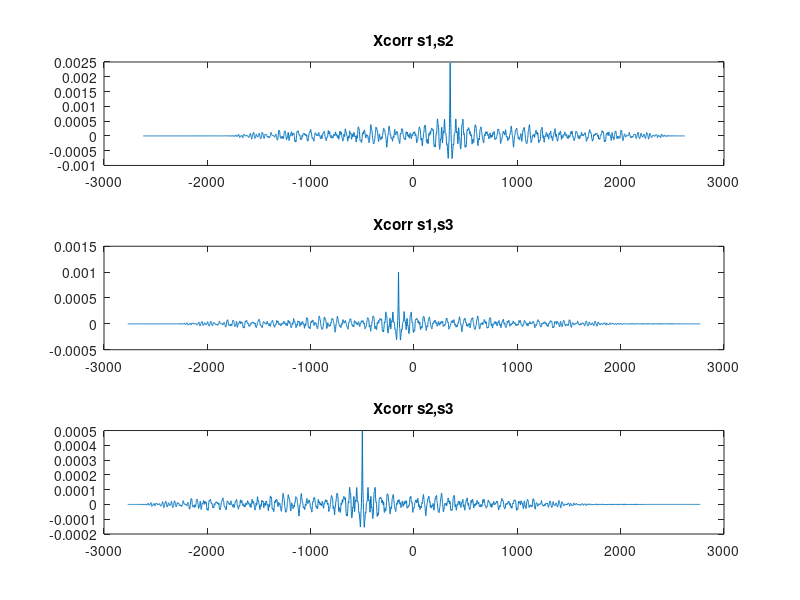

This chart was generated by the following MATLAB code:
load('sensor_data.mat');

[a, lag1] = xcorr(s1,s2);
[b, lag2] = xcorr(s1, s3);
[c, lag3] = xcorr(s2, s3);

figure
subplot(3,1,1);
plot(lag1, a);
title('Xcorr s1,s2');

subplot(3,1,2);
plot(lag2, b);
title('Xcorr s1,s3');

subplot(3,1,3);
plot(lag3, c);
title('Xcorr s2,s3');